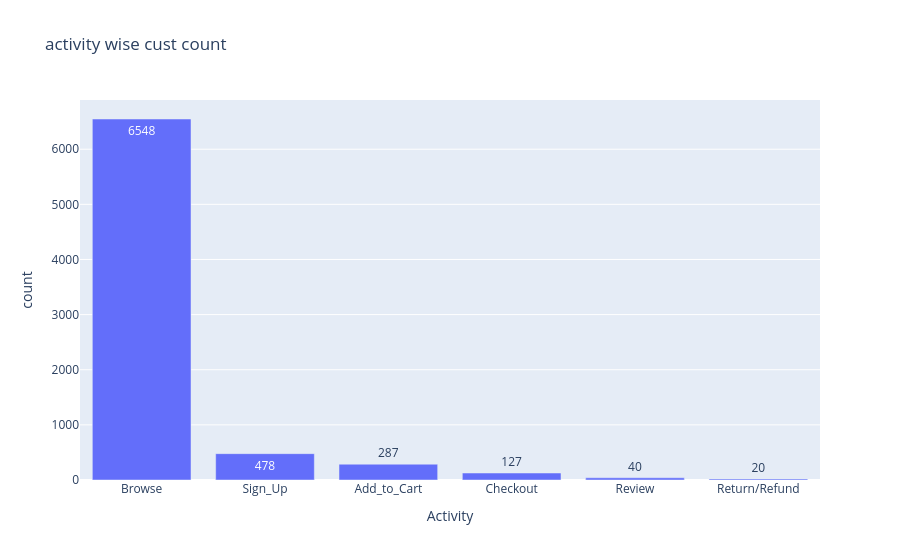

Here is the notebook cell this chart was saved with:
### Code cell
fig=px.bar(data_frame=q4,x ='Activity',y='count',text ='count',
           title='activity count')
fig.show()

### Figure 1 — Plotly figure (JSON) as saved in the notebook; plotly's stock layout.template omitted (floating-point values rounded to 4 significant figures)
{"data": [{"alignmentgroup": "True", "hovertemplate": "Activity=%{x}<br>count=%{text}<extra></extra>", "legendgroup": "", "marker": {"color": "#636efa", "pattern": {"shape": ""}}, "name": "", "offsetgroup": "", "orientation": "v", "showlegend": false, "text": [6548, 478, 287, 127, 40, 20], "textposition": "auto", "type": "bar", "x": ["Browse", "Sign_Up", "Add_to_Cart", "Checkout", "Review", "Return/Refund"], "xaxis": "x", "y": [6548, 478, 287, 127, 40, 20], "yaxis": "y"}], "layout": {"autosize": true, "barmode": "relative", "legend": {"tracegroupgap": 0}, "title": {"text": "activity wise cust count"}, "xaxis": {"anchor": "y", "autorange": true, "domain": [0, 1], "range": [-0.5, 5.5], "title": {"text": "Activity"}, "type": "category"}, "yaxis": {"anchor": "x", "autorange": true, "domain": [0, 1], "range": [0, 6893.0], "title": {"text": "count"}, "type": "linear"}}}
